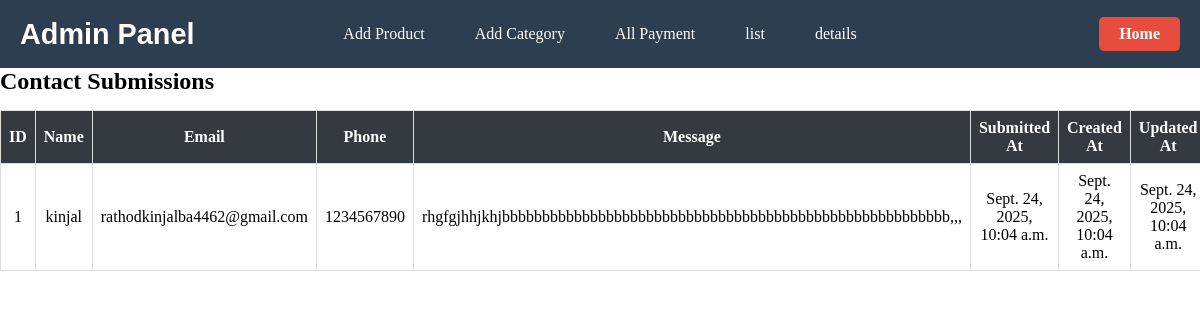
The app's page /contact-details/ with its own data.
### bakery/models.py (models this page shows, shortened)
class ContactForm(models.Model):
    name = models.CharField(max_length=50)
    email = models.EmailField()
    phone = models.CharField(max_length=20, blank=True)
    message = models.TextField(max_length=180, blank=True)
    submitted_at = models.DateTimeField(auto_now_add=True)
    created_at = models.DateTimeField(default=timezone.now)
    updated_at = models.DateTimeField(auto_now=True)

### bakery/views.py (the view)
# urls.py: path("contact-details/", views.contact_detail, name="contact_detail"),
def contact_detail(request):
    contacts = ContactForm.objects.values("id", "name", "email", "phone", "message", "submitted_at", "created_at", "updated_at").order_by("-submitted_at")
    return render(request, 'admin/contact_details.html', {"contacts": contacts})

### bakery/templates/admin/contact_details.html (shortened to what this page needs)
{% extends "admin/admin_base.html" %}
{% load static %}
{% block content %}
<h2>Contact Submissions</h2>
<table>
    <thead>
        <tr>
            <th>ID</th>
            <th>Name</th>
            <th>Email</th>
            <th>Phone</th>
            <th>Message</th>
            <th>Submitted At</th>
            <th>Created At</th>
            <th>Updated At</th>
        </tr>
    </thead>
    <tbody>
        {% for contact in contacts %}
        <tr>
            <td>{{ contact.id }}</td>
            <td>{{ contact.name }}</td>
            <td>{{ contact.email }}</td>
            <td>{{ contact.phone }}</td>
            <td>{{ contact.message }}</td>
            <td>{{ contact.submitted_at }}</td>
            <td>{{ contact.created_at }}</td>
            <td>{{ contact.updated_at }}</td>
        </tr>
        {% empty %}
        <tr>
            <td colspan="8">No contact details found.</td>
        </tr>
        {% endfor %}
    </tbody>
</table>
{% endblock %}

### bakery/templates/admin/admin_base.html (style rules this page uses)
* { margin: 0; padding: 0; box-sizing: border-box; }
body, html { width: 100%; height: 100%; }

### bakery/templates/admin/contact_details.html (style rules this page uses)
h2 { margin-bottom: 15px; }
table { width: 100%; border-collapse: collapse; margin-top: 10px; background: #fff; }
table th, table td { border: 1px solid #ddd; padding: 8px; text-align: center; }
table th { background-color: #343a40; color: #fff; }

### records on screen
ContactForm: id "1", name "kinjal", email "rathodkinjalba4462@gmail.com", phone "1234567890", message "rhgfgjhhjkhjbbbbbbbbbbbbbbbbbbbbbbbbbbbbbbbbbbbbbbbbbbbbbbbbbbbbbbbb,,,", submitted_at "Sept. 24, 2025, 10:04 a.m.", created_at "Sept. 24, 2025, 10:04 a.m.", updated_at "Sept. 24, 2025, 10:04 a.m."
